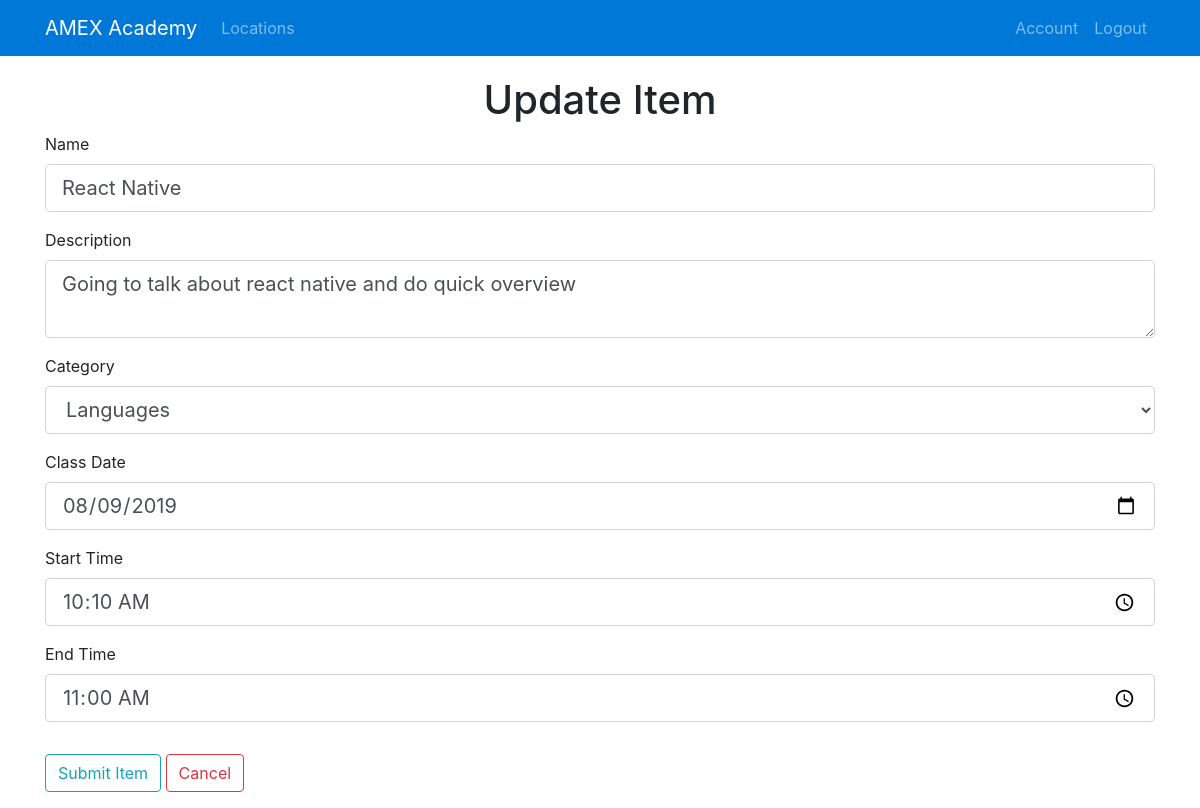
Screenshot of /item/1/update_item (signed in) with the database file from the repository.
### academy/models.py (models this page shows, shortened)
class Item(db.Model):
    id = db.Column(db.Integer, primary_key=True)
    name = db.Column(db.String(100), nullable=False)
    description = db.Column(db.Text, nullable=False)
    category = db.Column(db.String(30), nullable=False)
    date = db.Column(db.DateTime, nullable=False)
    startTime = db.Column(db.Time, nullable=False)
    endTime = db.Column(db.Time, nullable=False)
    location_id = db.Column(db.Integer, db.ForeignKey('location.id'), nullable=False)
    user_id = db.Column(db.Integer, db.ForeignKey('user.id'), nullable=False)

### academy/routes.py (the view)
@app.route('/item/<int:item_id>/update_item', methods=["GET","POST"])
@login_required
def update_item(item_id):
    item = Item.query.get_or_404(item_id)
    location = Location.query.get_or_404(item.location_id)
    form = ItemForm()
    if form.validate_on_submit():
        item.name = form.name.data
        item.description = form.description.data
        item.category = form.category.data
        item.date = form.date.data
        item.startTime = form.startTime.data
        item.endTime = form.endTime.data
        db.session.commit()
        return redirect(url_for('item', item_id=item.id))
    elif request.method == 'GET':
        form.name.data = item.name
        form.description.data = item.description
        form.category.data = item.category
        form.date.data = item.date
        form.startTime.data = item.startTime
        form.endTime.data = item.endTime
    return render_template('add_item.html', title="Update Item", form=form, location=location, legend="Update Item")

### academy/forms.py
class ItemForm(FlaskForm):
    name = StringField('Name', validators=[DataRequired(), Length(min=2,max=100)])
    description = TextAreaField('Description',validators=[DataRequired()])
    category = SelectField('Category',choices=[('machine_learning', 'Machine Learning'), ('one_amex', 'One Amex'), ('monitoring', 'Monitoring'), ('products','Products'),('dev_ops','Dev Ops'),('language','Languages'),('front_end','Front End Development'),('testing','Testing'),('other','Other')])
    date = DateField('Class Date',validators=[DataRequired()])
    startTime = TimeField('Start Time', validators=[DataRequired()])
    endTime = TimeField('End Time', validators=[DataRequired()])
    submit = SubmitField('Submit Item')

### academy/models.py (called while the page is built)
@login_manager.user_loader
def load_user(user_id):
    return User.query.get(int(user_id))

### academy/templates/add_item.html (shortened to what this page needs)
{% extends "layout.html" %}
{% block content %}
<div>
    <div>
        <h1 style="text-align: center">{{ legend }}</h1>
        <form method="POST" action="">
            <fieldset class="form-group">
                <div class="form-group">
                    {{ form.name.label(class="form-control-label") }}
                    {% if form.name.errors %}
                        {{ form.name(class="form-control form-control-lg is-invalid") }}
                            <div class="invalid-feedback">
                                {% for error in form.name.errors %}
                                <span>{{ error }}</span>
                                {% endfor %}
                            </div>
                    {% else %}
                    {{ form.name(class="form-control form-control-lg") }}
                    {% endif %}
                </div>
                <div class="form-group">
                    {{ form.description.label(class="form-control-label") }}
                    {% if form.description.errors %}
                        {{ form.description(class="form-control form-control-lg is-invalid") }}
                            <div class="invalid-feedback">
                                {% for error in form.description.errors %}
                                <span>{{ error }}</span>
                                {% endfor %}
                            </div>
                    {% else %}
                        {{ form.description(class="form-control form-control-lg") }}
                    {% endif %}
                </div>
                <div class="form-group">
                    {{ form.category.label(class="form-control-label") }}
                    {% if form.category.errors %}
                        {{ form.category(class="form-control form-control-lg is-invalid") }}
                            <div class="invalid-feedback">
                                {% for error in form.category.errors %}
                                <span>{{ error }}</span>
                                {% endfor %}
                            </div>
                    {% else %}
                        {{ form.category(class="form-control form-control-lg") }}
                    {% endif %}
                </div>
                <div class="form-group">
                    {{ form.date.label(class="form-control-label") }}
                    {% if form.date.errors %}
                        {{ form.date(class="form-control form-control-lg is-invalid") }}
                            <div class="invalid-feedback">
                                {% for error in form.date.errors %}
                                <span>{{ error }}</span>
                                {% endfor %}
                            </div>
                    {% else %}
                    {{ form.date(class="form-control form-control-lg",type="date") }}
                    {% endif %}
                </div>
                <div class="form-group">
                    {{ form.startTime.label(class="form-control-label") }}
                    {% if form.startTime.errors %}
                        {{ form.startTime(class="form-control form-control-lg is-invalid") }}
                            <div class="invalid-feedback">
                                {% for error in form.startTime.errors %}
                                <span>{{ error }}</span>
                                {% endfor %}
                            </div>
                    {% else %}
                    {{ form.startTime(class="form-control form-control-lg",type="time") }}
                    {% endif %}
                </div>
                <div class="form-group">
                    {{ form.endTime.label(class="form-control-label") }}
                    {% if form.endTime.errors %}
                        {{ form.endTime(class="form-control form-control-lg is-invalid") }}
                            <div class="invalid-feedback">
                                {% for error in form.endTime.errors %}
                                <span>{{ error }}</span>
                                {% endfor %}
                            </div>
                    {% else %}
                    {{ form.endTime(class="form-control form-control-lg",type="time") }}
                    {% endif %}
                </div>
            </fieldset>
            <div class="form-group">
                {{ form.submit(class="btn btn-outline-info") }}
                <a href="{{ url_for('location', location_id=location.id) }}" class="btn btn-outline-danger">Cancel</a>
            </div>
        </form>
    </div>
</div>
{% endblock content %}

### rows the page displays
Item: name "React Native", description "Going to talk about react native and do quick overview", category "Languages", date "08/09/2019", startTime "10:10", endTime "11:00"

### other values shown
{{ legend }} "Update Item"
